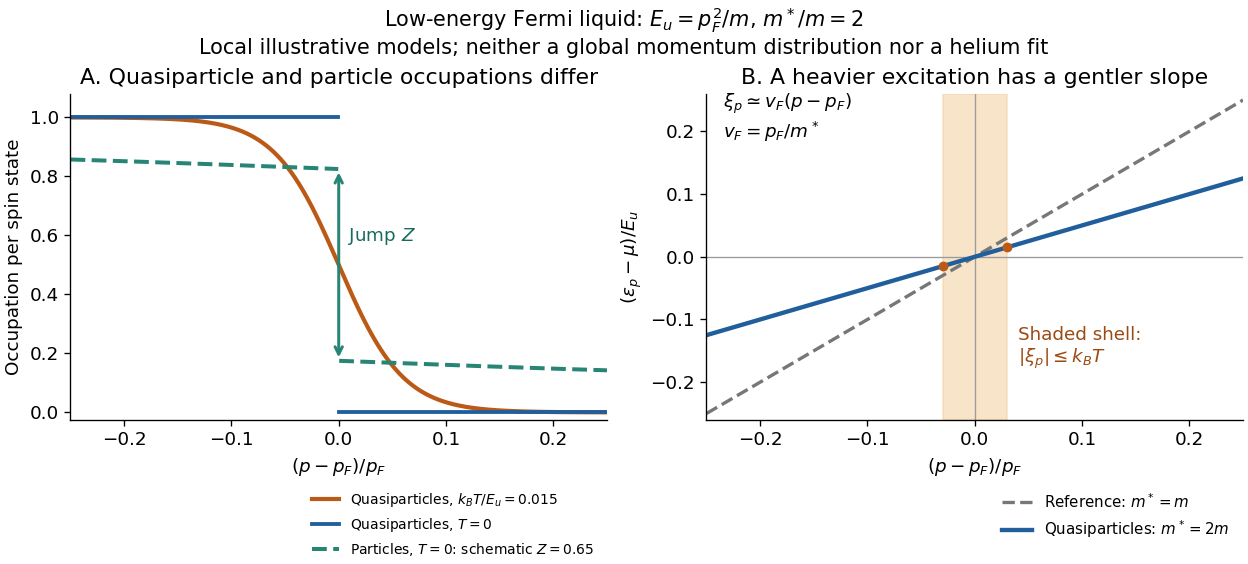

The script that drew this image:
"""Original local Fermi-surface illustration; Python 3.14, NumPy 2.3.5, Matplotlib 3.10.7.

Run from _media; the output is this script's basename with a .png suffix.
All curves are stipulated teaching models, not helium-3 data. Momentum is p,
not wavevector. E_u = p_F**2 / m; m_star / m = 2; Z = 0.65.
"""
from pathlib import Path

import matplotlib.pyplot as plt
import numpy as np


def main():
    plt.rcParams.update({"font.size": 11, "axes.spines.top": False,
                         "axes.spines.right": False, "figure.facecolor": "white"})
    fig, (occ, energy) = plt.subplots(1, 2, figsize=(10.4, 4.7), layout="constrained")
    x = np.linspace(-0.25, 0.25, 1201)
    z = 0.65
    xi = x / 2
    thermal = 1 / (1 + np.exp(xi / 0.015))
    occ.plot(x, thermal, color="#bb5a17", lw=2.5,
             label=r"Quasiparticles, $k_B T/E_u=0.015$")
    for side in [x[x < 0], x[x > 0]]:
        step = (side < 0).astype(float)
        occ.plot(side, step, color="#215e9c", lw=2.3,
                 label=r"Quasiparticles, $T=0$" if side[0] < 0 else None)
        n_particle = z * step + (1 - z) * (0.5 - 0.2 * np.tanh(2 * side))
        occ.plot(side, n_particle, color="#278576", lw=2.4, ls="--",
                 label=r"Particles, $T=0$: schematic $Z=0.65$" if side[0] < 0 else None)
    occ.annotate("", xy=(0, (1 + z) / 2), xytext=(0, (1 - z) / 2),
                 arrowprops={"arrowstyle": "<->", "color": "#278576", "lw": 1.8})
    occ.text(0.009, 0.58, r"Jump $Z$", color="#176b5e")
    occ.set(xlim=(-0.25, 0.25), ylim=(-0.025, 1.08), ylabel="Occupation per spin state",
            xlabel=r"$(p-p_F)/p_F$", title="A. Quasiparticle and particle occupations differ")
    occ.legend(loc="upper right", fontsize=8.3, bbox_to_anchor=(1, -0.18), frameon=False)
    energy.axvspan(-0.03, 0.03, color="#f4ce9e", alpha=0.55)
    energy.axhline(0, color="#9b9b9b", lw=0.8)
    energy.axvline(0, color="#9b9b9b", lw=0.8)
    energy.plot(x, x, color="#777777", lw=2, ls="--", label=r"Reference: $m^*=m$")
    energy.plot(x, xi, color="#215e9c", lw=2.6, label=r"Quasiparticles: $m^*=2m$")
    energy.scatter([-0.03, 0.03], [-0.015, 0.015], color="#bb5a17", zorder=4, s=24)
    energy.text(-0.235, 0.19, r"$\xi_p \simeq v_F(p-p_F)$" + "\n" + r"$v_F=p_F/m^*$")
    energy.text(0.04, -0.17, "Shaded shell:\n" + r"$|\xi_p|\leq k_B T$", color="#9b4a12")
    energy.set(xlim=(-0.25, 0.25), ylim=(-0.26, 0.26), ylabel=r"$(\epsilon_p-\mu)/E_u$",
               xlabel=r"$(p-p_F)/p_F$", title="B. A heavier excitation has a gentler slope")
    energy.legend(loc="upper right", fontsize=9, bbox_to_anchor=(1, -0.18), frameon=False)
    fig.suptitle(r"Low-energy Fermi liquid: $E_u=p_F^2/m$, $m^*/m=2$" + "\n"
                 "Local illustrative models; neither a global momentum distribution nor a helium fit",
                 fontsize=12.5)
    fig.savefig(Path(__file__).stem + ".png", dpi=120, facecolor="white", transparent=False)
    plt.close(fig)


if __name__ == "__main__":
    main()
